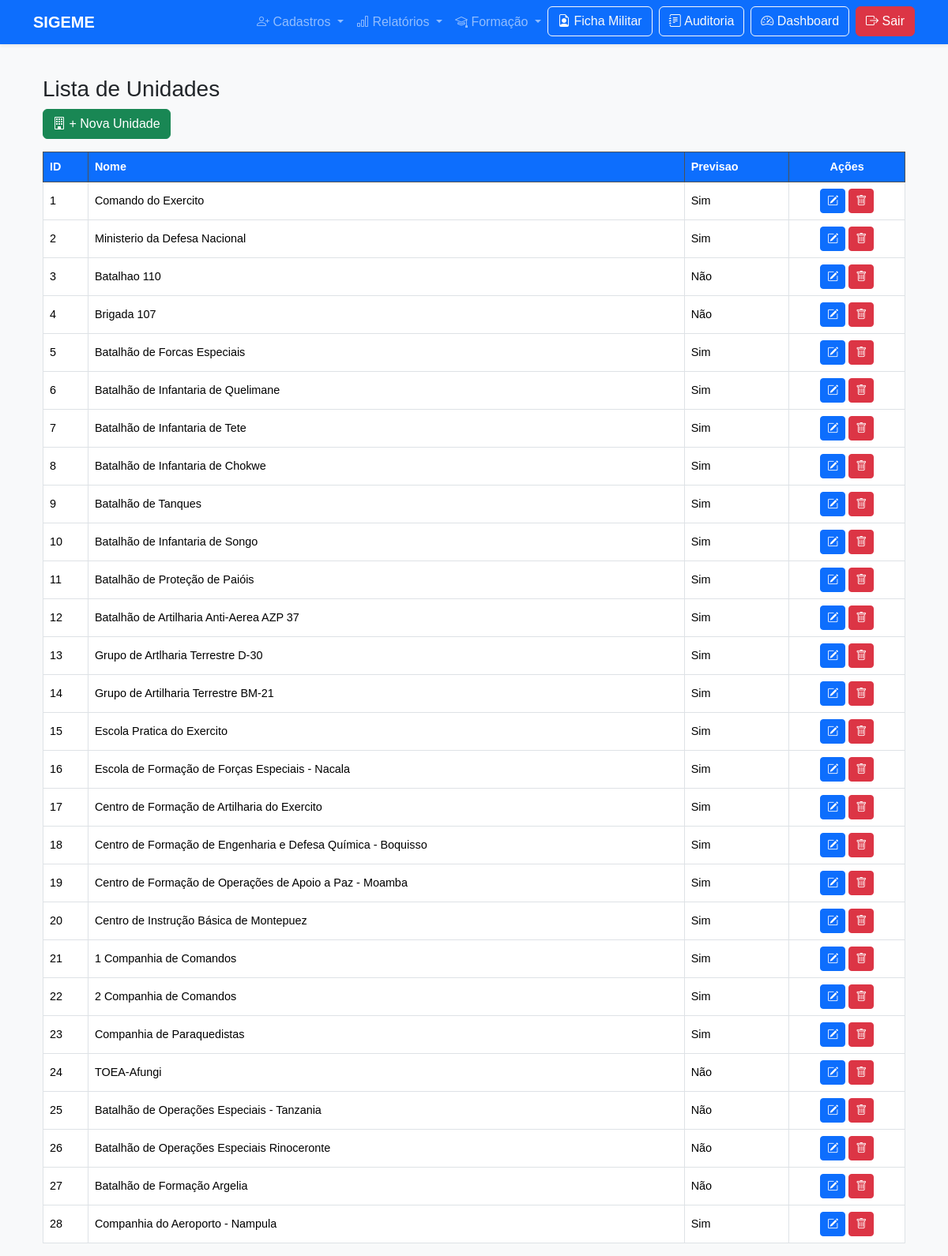
Page /unidades (signed in) on the committed database.
### app.py (models this page shows)
class Unidade(db.Model):
    __tablename__ = 'Unidades'
    id = db.Column(db.Integer, primary_key=True)
    nome = db.Column(db.String(100), nullable=False)
    prevista = db.Column(db.Boolean, default=True)

### app.py (the view)
@app.route("/unidades")
@login_required
def unidades():
    lista_unidades = Unidade.query.all()
    return render_template("listar_unidades.html", unidades=lista_unidades)

### app.py (called while the page is built)
@login_manager.user_loader
def load_user(user_id):
    return Usuario.query.get(int(user_id))

### templates/listar_unidades.html
{% extends "base.html" %}
{% block content %}
<div class="container mt-4">
    <h3>Lista de Unidades</h3>
    <a href="{{ url_for('nova_unidade') }}" class="btn btn-success mb-3">
        <i class="bi bi-building"></i> + Nova Unidade
    </a>
    <div class="table-responsive">
        <table class="table table-bordered table-hover align-middle">
            <thead class="table-dark">
                <tr>
                    <th>ID</th>
                    <th>Nome</th>
                    <th>Previsao</th>
                    <th class="text-center">Ações</th>
                </tr>
            </thead>
            <tbody>
                {% for u in unidades %}
                <tr>
                    <td>{{ u.id }}</td>
                    <td>{{ u.nome }}</td>
                    <td>{% if u.prevista %}Sim{% else %}Não{% endif %}</td>
                    <td class="text-center">
                        <a href="{{ url_for('editar_unidade', id=u.id) }}" class="btn btn-sm btn-primary">
                            <i class="bi bi-pencil-square"></i>
                        </a>
                        <a href="{{ url_for('apagar_unidade', id=u.id) }}" class="btn btn-sm btn-danger">
                            <i class="bi bi-trash"></i>
                        </a>
                    </td>
                </tr>
                {% endfor %}
            </tbody>
        </table>
    </div>
</div>
{% endblock %}

### static/style.css (style rules this page uses)
body { background-color: #f8f9fa; font-family: Arial, sans-serif; }
.table { font-size: 0.9rem; }
.table th { background-color: #0d6efd; color: #fff; }
.table td, .table th { padding: 0.5rem; vertical-align: middle; }
.btn-primary { background-color: #0d6efd; border-color: #0d6efd; }
.btn-danger { background-color: #dc3545; border-color: #dc3545; }

### rows in the picture
Unidade: id "1", nome "Comando do Exercito", prevista "Sim"
Unidade: id "2", nome "Ministerio da Defesa Nacional", prevista "Sim"
Unidade: id "3", nome "Batalhao 110", prevista "Não"
Unidade: id "4", nome "Brigada 107", prevista "Não"
Unidade: id "5", nome "Batalhão de Forcas Especiais", prevista "Sim"
Unidade: id "6", nome "Batalhão de Infantaria de Quelimane", prevista "Sim"
Unidade: id "7", nome "Batalhão de Infantaria de Tete", prevista "Sim"
Unidade: id "8", nome "Batalhão de Infantaria de Chokwe", prevista "Sim"
Unidade: id "9", nome "Batalhão de Tanques", prevista "Sim"
Unidade: id "10", nome "Batalhão de Infantaria de Songo", prevista "Sim"
Unidade: id "11", nome "Batalhão de Proteção de Paióis", prevista "Sim"
Unidade: id "12", nome "Batalhão de Artilharia Anti-Aerea AZP 37", prevista "Sim"
Unidade: id "13", nome "Grupo de Artlharia Terrestre D-30", prevista "Sim"
Unidade: id "14", nome "Grupo de Artilharia Terrestre BM-21", prevista "Sim"
Unidade: id "15", nome "Escola Pratica do Exercito", prevista "Sim"
Unidade: id "16", nome "Escola de Formação de Forças Especiais - Nacala", prevista "Sim"
Unidade: id "17", nome "Centro de Formação de Artilharia do Exercito", prevista "Sim"
Unidade: id "18", nome "Centro de Formação de Engenharia e Defesa Química - Boquisso", prevista "Sim"
Unidade: id "19", nome "Centro de Formação de Operações de Apoio a Paz - Moamba", prevista "Sim"
Unidade: id "20", nome "Centro de Instrução Básica de Montepuez", prevista "Sim"
Unidade: id "21", nome "1 Companhia de Comandos", prevista "Sim"
Unidade: id "22", nome "2 Companhia de Comandos", prevista "Sim"
Unidade: id "23", nome "Companhia de Paraquedistas", prevista "Sim"
Unidade: id "24", nome "TOEA-Afungi", prevista "Não"
Unidade: id "25", nome "Batalhão de Operações Especiais - Tanzania", prevista "Não"
Unidade: id "26", nome "Batalhão de Operações Especiais Rinoceronte", prevista "Não"
Unidade: id "27", nome "Batalhão de Formação Argelia", prevista "Não"
Unidade: id "28", nome "Companhia do Aeroporto - Nampula", prevista "Sim"
